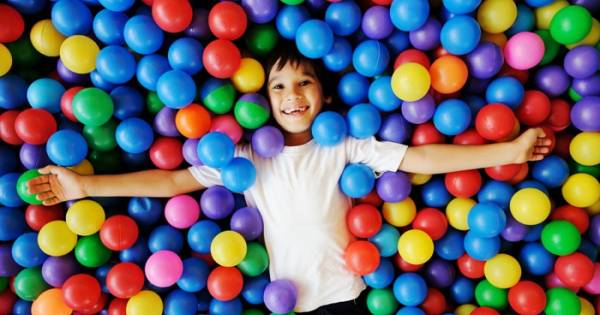
#> input picture pelotas.jpg, 600 x 315 px, found by its file name
$ jupyter execute image_processing.ipynb
#> lines starting #> are read from the running program, lines starting #| are printed output that depends on the picture; after the words box and inside, x2 and y2 are one past the last pixel; in counts of white or black regions, pixels touching at a corner belong together
## Ejercicios

#### Pablo Daniel Vargas Cardenas A003444869

### Ejercicio 1 de filtros
#### 1. Gaussiano 2. Binomial 3. Promedio

[cell 1]
import numpy as np
import cv2
import matplotlib.pyplot as plt
from scipy.ndimage import convolve, gaussian_filter

[cell 2]
#imagen a leer
original_img = cv2.imread("/Users/pablovargas/Documents/MachineLearningProblems/pelotas.jpg")
#> original_img is the input picture: shape (315, 600, 3); mean B, G, R 108.4, 101, 106.4

# Convert BGR to RGB
img_rgb = cv2.cvtColor(original_img, cv2.COLOR_BGR2RGB)

# Show the image with Matplotlib
plt.imshow(img_rgb)
plt.title('Image loaded with OpenCV, displayed with Matplotlib')
plt.axis('off')
plt.show()

[cell 3]
#Gaussiano
def gaussian_kernel(size=3, sigma=1):
    """Genera un kernel gaussiano 2D normalizado."""
    ax = np.linspace(-(size // 2), size // 2, size)
    xx, yy = np.meshgrid(ax, ax)
    kernel = np.exp(-(xx**2 + yy**2) / (2. * sigma**2))
    return kernel / np.sum(kernel)


# Crear y aplicar filtro Gaussiano
#gauss_kernel = gaussian_kernel(size=3, sigma=1)
gaussian_img = gaussian_filter(img_rgb, sigma=1)  # puedes ajustar sigma para más o menos desenfoque
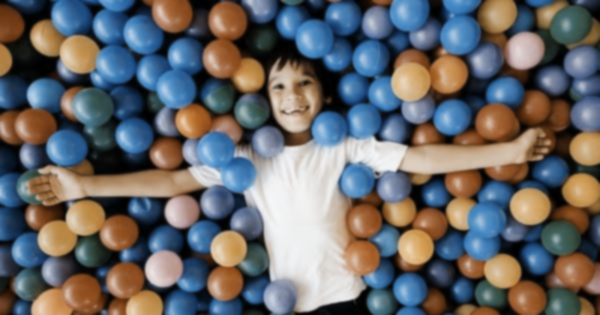
#> gaussian_img: shape (315, 600, 3); mean R, G, B 103.4, 103.3, 104.6
#gaussian_img = convolve(img_rgb, gauss_kernel)

# Show the image with Matplotlib
plt.imshow(gaussian_img)
plt.title('Image with gaussian filter')
plt.axis('off')
plt.show()

[cell 4]
# Filtro Binomial (kernel 3x3 típico)
binomial_kernel = np.array([[1, 2, 1],
                            [2, 4, 2],
                            [1, 2, 1]]) / 16.0

# Apply convolution to each channel separately
filtered = np.zeros_like(img_rgb)
for c in range(3):  # RGB channels
    filtered[:, :, c] = convolve(img_rgb[:, :, c], binomial_kernel)

# Show the filtered image
plt.imshow(filtered)
plt.title("Filtered RGB Image (Binomial)")
plt.axis('off')
plt.show()

[cell 5]
# Filtro de Promedio (media)
mean_kernel = np.ones((3, 3)) / 9.0

# Apply convolution to each channel separately
filtered = np.zeros_like(img_rgb)
for c in range(3):  # RGB channels
    filtered[:, :, c] = convolve(img_rgb[:, :, c], mean_kernel)

# Show the filtered image
plt.imshow(filtered)
plt.title("Filtered RGB Image (Mean)")
plt.axis('off')
plt.show()

## Ejercicio 2

### Convertir de RGB a HSL

[cell 6]
def keep_only_blue(img_rgb):
    # Convert RGB to HSV
    img_hsv = cv2.cvtColor(img_rgb, cv2.COLOR_RGB2HSV)
#> img_hsv: shape (315, 600, 3); mean H, S, V 77.9, 182.2, 161.8

    # Define blue color range in HSV
    lower_blue = np.array([100, 50, 50])  # H, S, V
    upper_blue = np.array([120, 255, 255])

    # Create a mask for blue areas
    mask = cv2.inRange(img_hsv, lower_blue, upper_blue)
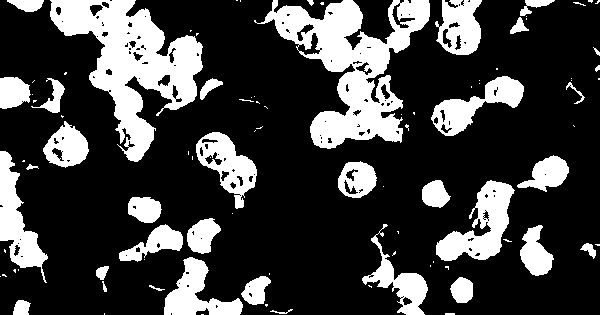
#> mask: shape (315, 600); 25.2% white; 94 white regions (57 under 20 px), largest, box (x1, y1, x2, y2) and area: (254, 0, 430, 149) 10471, (50, 0, 203, 162) 10333, (436, 180, 515, 261) 2949

    # Apply mask to original image
    blue_only = cv2.bitwise_and(img_rgb, img_rgb, mask=mask)
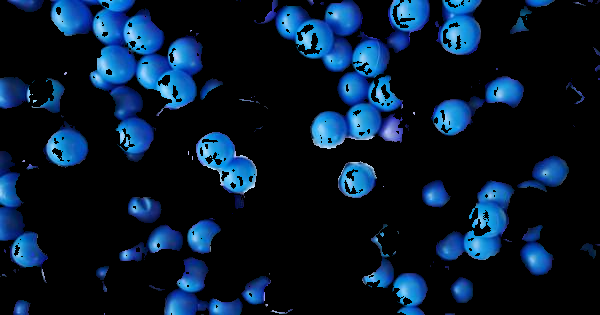
#> blue_only: shape (315, 600, 3); mean R, G, B 7.2, 24.3, 43.2

    return blue_only

only_blue_img = keep_only_blue(img_rgb)
plt.imshow(only_blue_img)
plt.title("Only Blue Image")
plt.axis('off')
plt.show()

### Ejercicio 3

### Dowsncale with gaussian filter

[cell 7]
def gaussian_downscale(img_rgb, sigma=1):
    """
    Downscale an RGB image using a Gaussian filter.

    Parameters:
        img_rgb (ndarray): Input image in RGB format.
        sigma (float): Standard deviation for Gaussian blur.

    Returns:
        downscaled_img (ndarray): Downscaled image.
    """
#> called with sigma = 1
    # Apply Gaussian blur
    blurred = cv2.GaussianBlur(img_rgb, (0, 0), sigmaX=sigma, sigmaY=sigma)

    # Downsample by taking every second pixel (factor of 2)
    downscaled_img = blurred[::2, ::2]
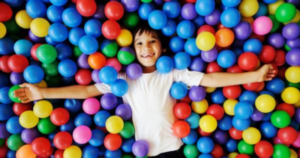
#> downscaled_img: shape (158, 300, 3); mean R, G, B 106.3, 100.9, 108.3

    return downscaled_img

gaussian_downscale_image = gaussian_downscale(img_rgb)
plt.imshow(gaussian_downscale_image)
plt.title("Downscaled Image by factor of 2")
plt.axis('off')
plt.show()

print("Original image size")
print(img_rgb.shape)
#| (315, 600, 3)
print("Downscaled Size")
print(gaussian_downscale_image.shape)
#| (158, 300, 3)

$ run again, with Tec.jpg copied over pelotas.jpg
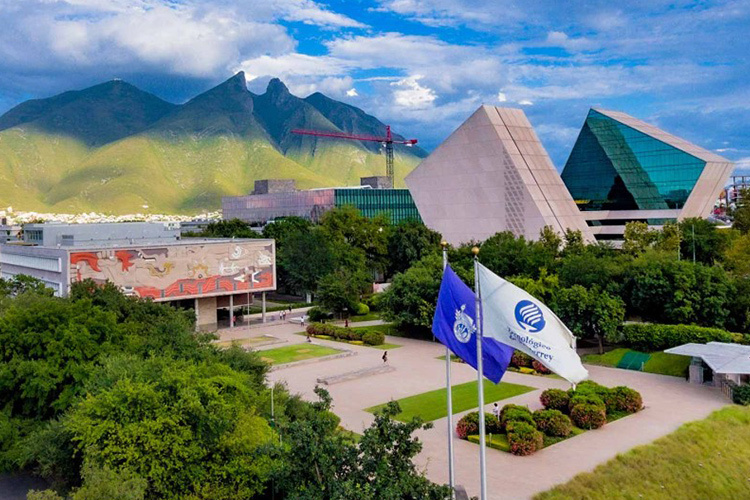
#> input picture Tec.jpg, 750 x 500 px, found by its file name
#> original_img is the input picture: shape (500, 750, 3); mean B, G, R 114.3, 121.1, 106.3
#> img_hsv: shape (500, 750, 3); mean H, S, V 69.2, 125.9, 142.4
#> in keep_only_blue, `mask = cv2.inRange(img_hsv, lower_blue, upper_blue)`:
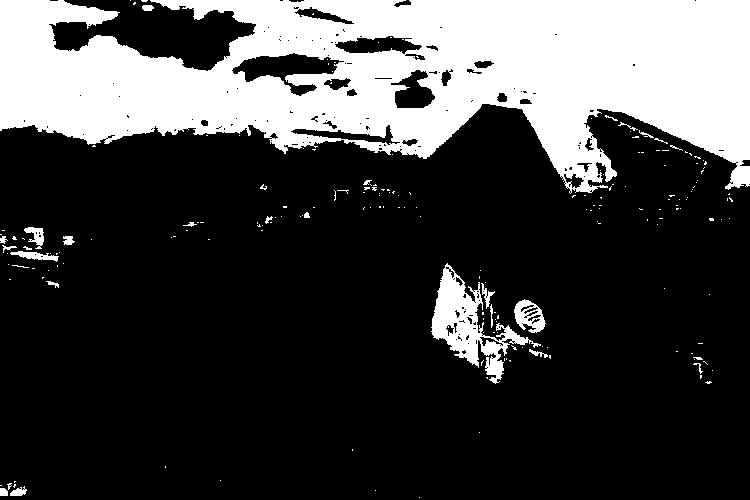
#> mask: shape (500, 750); 25.8% white; 201 white regions (174 under 20 px), largest, box (x1, y1, x2, y2) and area: (0, 0, 750, 194) 90205, (431, 263, 541, 384) 3957, (514, 299, 546, 333) 590
#> in gaussian_downscale, `downscaled_img = blurred[::2, ::2]`:
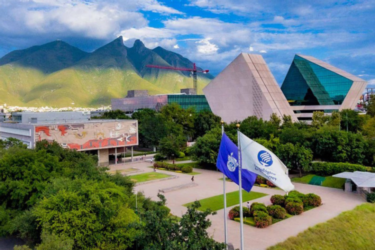
#> downscaled_img: shape (250, 375, 3); mean R, G, B 106.3, 121.2, 114.5
#| (500, 750, 3)
#| (250, 375, 3)
